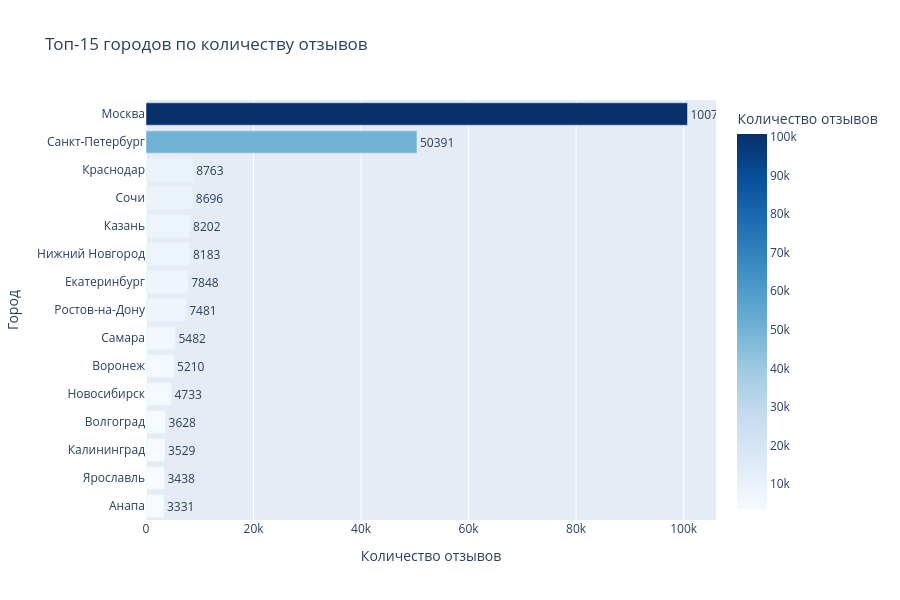

The cell this chart's notebook holds for it:
### Markdown cell above
Выводы

### Code cell
# Построим график количества отзывов в зависимости от города и возьмем топ 20 по популярности 
def extract_city(address):
    if pd.isna(address):
        return 'Не указан'
    parts = [p.strip() for p in str(address).split(',')]
    if not parts:
        return 'Не указан'
    region_keywords = ['область', 'край', 'республика', 'автономный округ', 'ао']
    first_lower = parts[0].lower()
    if any(kw in first_lower for kw in region_keywords) and len(parts) >= 2:
        return parts[1]
    return parts[0]

data_clean['city'] = data_clean['address'].apply(extract_city)

city_counts = data_clean['city'].value_counts().head(15).reset_index()
city_counts.columns = ['city', 'count']
city_counts = city_counts.sort_values('count', ascending=True)

fig = px.bar(
    city_counts,
    x='count',
    y='city',
    orientation='h',
    text_auto='.0f',
    color='count',
    color_continuous_scale='Blues',
    title='Топ-15 городов по количеству отзывов',
    labels={'count': 'Количество отзывов', 'city': 'Город'},
    height=600
)

fig.update_traces(textposition='outside')
fig.update_layout(yaxis={'categoryorder': 'total ascending'})
fig.show()

### Figure 1 — Plotly figure (JSON) as saved in the notebook; plotly's stock layout.template omitted (floating-point values rounded to 4 significant figures)
{"data": [{"hovertemplate": "Количество отзывов=%{marker.color}<br>Город=%{y}<extra></extra>", "legendgroup": "", "marker": {"color": [3331, 3438, 3529, 3628, 4733, 5210, 5482, 7481, 7848, 8183, 8202, 8696, 8763, 50391, 100711], "coloraxis": "coloraxis", "pattern": {"shape": ""}}, "name": "", "orientation": "h", "showlegend": false, "textposition": "outside", "texttemplate": "%{x:.0f}", "type": "bar", "x": [3331, 3438, 3529, 3628, 4733, 5210, 5482, 7481, 7848, 8183, 8202, 8696, 8763, 50391, 100711], "xaxis": "x", "y": ["Анапа", "Ярославль", "Калининград", "Волгоград", "Новосибирск", "Воронеж", "Самара", "Ростов-на-Дону", "Екатеринбург", "Нижний Новгород", "Казань", "Сочи", "Краснодар", "Санкт-Петербург", "Москва"], "yaxis": "y"}], "layout": {"barmode": "relative", "coloraxis": {"colorbar": {"title": {"text": "Количество отзывов"}}, "colorscale": [[0, "rgb(247,251,255)"], [0.125, "rgb(222,235,247)"], [0.25, "rgb(198,219,239)"], [0.375, "rgb(158,202,225)"], [0.5, "rgb(107,174,214)"], [0.625, "rgb(66,146,198)"], [0.75, "rgb(33,113,181)"], [0.875, "rgb(8,81,156)"], [1, "rgb(8,48,107)"]]}, "height": 600, "legend": {"tracegroupgap": 0}, "title": {"text": "Топ-15 городов по количеству отзывов"}, "xaxis": {"anchor": "y", "domain": [0, 1], "title": {"text": "Количество отзывов"}}, "yaxis": {"anchor": "x", "categoryorder": "total ascending", "domain": [0, 1], "title": {"text": "Город"}}}}
